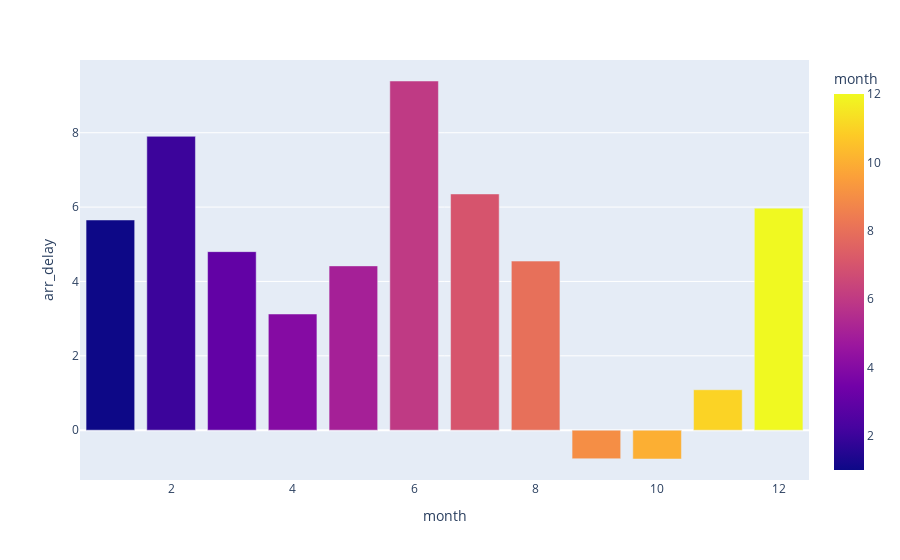

Notebook code cell kept with this figure:
### Code cell
fig = px.bar(df, x="month", y="arr_delay", color="month", )
fig.show()

### Figure 1 — Plotly figure (JSON) as saved in the notebook; plotly's stock layout.template omitted (floating-point values rounded to 4 significant figures)
{"data": [{"alignmentgroup": "True", "hovertemplate": "month=%{marker.color}<br>arr_delay=%{y}<extra></extra>", "legendgroup": "", "marker": {"color": [2, 7, 1, 11, 6, 8, 3, 12, 9, 10, 4, 5], "coloraxis": "coloraxis", "pattern": {"shape": ""}}, "name": "", "offsetgroup": "", "orientation": "v", "showlegend": false, "textposition": "auto", "type": "bar", "x": [2, 7, 1, 11, 6, 8, 3, 12, 9, 10, 4, 5], "xaxis": "x", "y": [7.903, 6.354, 5.653, 1.088, 9.391, 4.548, 4.802, 5.972, -0.7679, -0.7751, 3.125, 4.419], "yaxis": "y"}], "layout": {"barmode": "relative", "coloraxis": {"colorbar": {"title": {"text": "month"}}, "colorscale": [[0, "#0d0887"], [0.1111, "#46039f"], [0.2222, "#7201a8"], [0.3333, "#9c179e"], [0.4444, "#bd3786"], [0.5556, "#d8576b"], [0.6667, "#ed7953"], [0.7778, "#fb9f3a"], [0.8889, "#fdca26"], [1, "#f0f921"]]}, "legend": {"tracegroupgap": 0}, "margin": {"t": 60}, "xaxis": {"anchor": "y", "domain": [0, 1], "title": {"text": "month"}}, "yaxis": {"anchor": "x", "domain": [0, 1], "title": {"text": "arr_delay"}}}}
